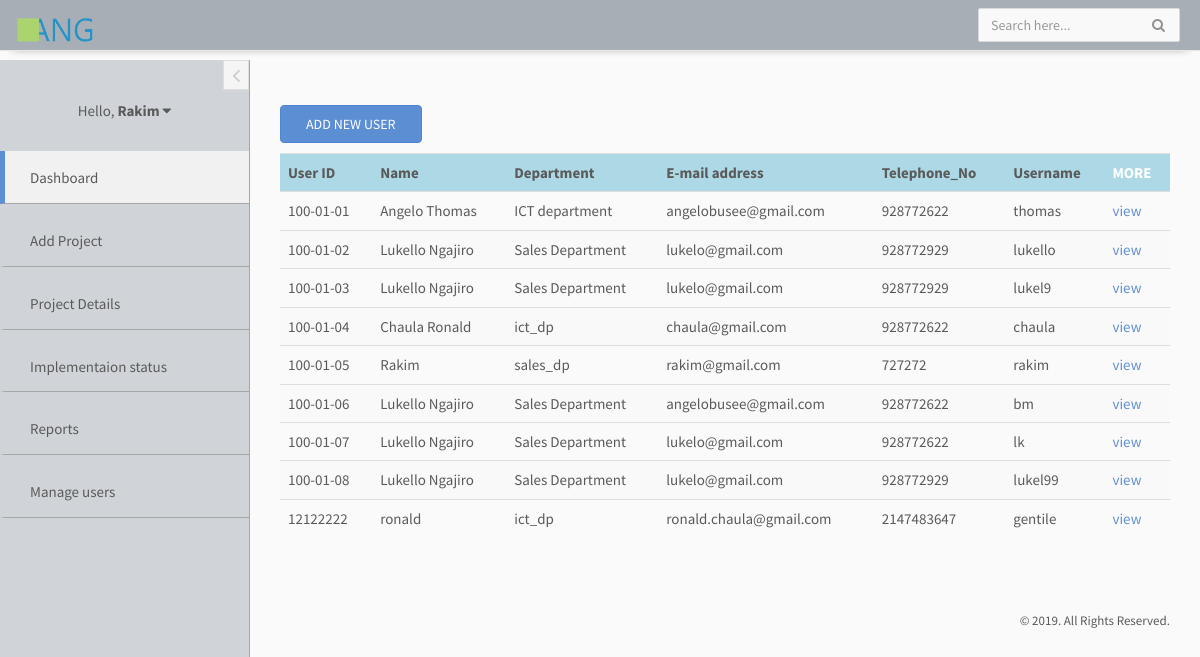
Page /manageusers.php (signed in) on the committed database.
### tables this page shows
CREATE TABLE `users` (
  `user_id` varchar(17) NOT NULL,
  `name` varchar(255) NOT NULL,
  `department` varchar(255) NOT NULL,
  `role` varchar(255) NOT NULL,
  `email_address` varchar(255) NOT NULL,
  `gender` varchar(255) NOT NULL,
  `telephone_no` int(20) NOT NULL,
  `username` varchar(255) NOT NULL,
  `password` varchar(12) DEFAULT NULL,
  `userimg` varchar(200) NOT NULL
);

### manageusers.php (the view, shortened to what this page needs)
<!doctype html>
<html lang="en">
<head>
	<link rel="stylesheet" href="tools/bootstrap/css/bootstrap.min.css">
	<link rel="stylesheet" href="tools/font-awesome/css/font-awesome.min.css">
	<link rel="stylesheet" href="tools/linearicons/style.css">
	<link rel="stylesheet" href="tools/css/main.css">
</head>
<body>
	<div id="wrapper">
		<nav class="navbar navbar-default navbar-fixed-top"
		style="background-color:rgba(44,62,80,0.4);-webkit-box-shadow: 0 10px 10px -13px #808080; ">
			<div class="container-fluid">
				<div class="navbar-brand">
					<a href="index.php"><img src="images/angtl1.png" style="width: 80px;height: 24px"></a>
				</div>
				<div class="navbar-right">
					<form id="navbar-search" class="navbar-form search-form">
						<input value="" class="form-control" placeholder="Search here..." type="text">
						<button type="button" class="btn btn-default"><i class="fa fa-search"></i></button>
					</form>
				</div>
			</div>
		</nav>
		<div id="left-sidebar" class="sidebar" style="border-right: 1px solid #a6a6a6;background-color: rgba(44,62,80,0.2)">
			<button type="button" class="btn btn-xs btn-link btn-toggle-fullwidth">
				<i class="fa fa-angle-left"></i>
			</button>
			<div class="sidebar-scroll">
				<div class="user-account">
					<div class="dropdown">
						<a href="#" class="dropdown-toggle user-name" data-toggle="dropdown">Hello,
						 <?php
						 include("connection.php");
						 $user_id=$_SESSION['user_id'];
						 $uselect = "SELECT * FROM users WHERE username='$user_id'";
				         $result = mysqli_query($connection,$uselect);
				         $fetchdata=mysqli_fetch_array($result);
				         $Name=$fetchdata['name'];
				         echo "<strong>$Name</strong>";
				  		?> <i class="fa fa-caret-down"></i></a>
					</div>
				</div>
				<nav id="left-sidebar-nav" class="sidebar-nav" >
					<ul id="main-menu" class="metismenu">
						<li class="active"><a href="index.php" style="border-bottom: 1px solid #a6a6a6;"><i class="lnr lnr-home"></i> <span>Dashboard</span></a></li>
						<li class="">
							<a href="addprojects.php" style="border-bottom: 1px solid #a6a6a6;"><i class="lnr lnr-magic-wand"></i><span>Add Project</span></a>
						</li>
						<li class="">
							<a href="projdetails.php" style="border-bottom: 1px solid #a6a6a6;"><i class="lnr lnr-file-empty"></i> <span>Project Details</span></a>
						</li>
						<li class="">
							<a href="implstatus.php" style="border-bottom: 1px solid #a6a6a6;"><i class="lnr lnr-pencil"></i> <span>Implementaion status</span></a>
						</li>
						<li class="">
							<a href="report.php" style="border-bottom: 1px solid #a6a6a6;"><i class="lnr lnr-chart-bars"></i> <span>Reports</span></a>
						</li>
						<li class="">
							<a href="manageusers.php" style="border-bottom: 1px solid #a6a6a6;"><i class="lnr lnr-user"></i> <span>Manage users</span></a>
						</li>
					</ul>
				</nav>
			</div>
		</div>
		<div id="main-content">
			<div class="container-fluid">
			<div class="panel-body">
				<a  class='btn btn-primary' data-toggle='modal' data-target='#addNewuser'>ADD NEW USER</a>
			          <table class="table table-striped table-hover">
			            <tr style="background:#ADD8E6">
			              <th>User ID</th>
			              <th>Name</th>
			              <th>Department</th>
			              <th>E-mail address</th>
			              <th>Telephone_No</th>
			              <th>Username</th>
			              <th style="color: white">MORE</th>
			            </tr>
							<?php
							include('connection.php');
							$sql="select * from users";
			                 $result=mysqli_query($connection,$sql);
			                  while($rows=mysqli_fetch_array($result))
			                {
			                  $user_id=$rows['user_id'];
			                  $name=$rows['name'];
			                  $department=$rows['department'];
			                  $email_address=$rows['email_address'];
			                  $telephone=$rows['telephone_no'];
			                  $username=$rows['username'];
			                  echo("<tr>");
			                  echo("<td>$user_id</td>");
			                  echo("<td>$name</td>");
			                  echo("<td>$department</td>");
			                  echo("<td>$email_address</td>");
			                  echo("<td>$telephone</td>");
			                  echo("<td>$username</td>");
			                  echo("<td><a href=''>view</a></td>");
			                  echo("</tr>");
							}?>
						</table>
				</div>
			</div>
		</div>
		<div class="clearfix"></div>
		<footer>
			<p class="copyright">&copy; 2019. All Rights Reserved.</p>
		</footer>
	</div>
</body>
</html>

### tools/css/main.css (style rules this page uses)
body { background-color: #fafafa; font-family: "Source Sans Pro", sans-serif; font-size: 15px; color: #5A5A5A; }
a { color: #6290d0; }
footer { padding: 0 30px; padding-bottom: 15px; position: absolute; right: 0; }
.copyright { margin-bottom: 0; font-size: 13px; }
#left-sidebar { -webkit-transition: all 0.3s ease-in-out; -moz-transition: all 0.3s ease-in-out; -ms-transition: all 0.3s ease-in-out; -o-transition: all 0.3s ease-in-out; transition: all 0.3s ease-in-out; width: 250px; height: 100%; float: left; margin-top: 60px; position: fixed; left: 0; border-right: 1px solid #a6a6a6; background-color: #a6a6a6; z-index: 9; }
#main-content { -webkit-transition: all 0.3s ease-in-out; -moz-transition: all 0.3s ease-in-out; -ms-transition: all 0.3s ease-in-out; -o-transition: all 0.3s ease-in-out; transition: all 0.3s ease-in-out; width: calc(100% - 250px); float: right; position: relative; padding-top: 90px; padding-bottom: 40px; }
.navbar-default { -webkit-border-radius: 0; -moz-border-radius: 0; border-radius: 0; padding: 0; margin: 0; border: none; border-bottom: 1px solid #e8e8e8; z-index: 99; }
.navbar-brand { padding: 18px 15px; }
@media screen and (min-width: 769px) { .navbar > .container .navbar-brand, .navbar > .container-fluid .navbar-brand { margin-left: -15px; } }
#navbar-search { float: left; margin-left: 20px; margin-right: 20px; }
.user-account { margin: 40px auto 30px auto; text-align: center; }
.user-account .user-name { display: block; margin-top: 12px; color: inherit; }
.sidebar-nav ul { padding: 0; margin: 0; list-style: none; }
.sidebar-nav .metismenu { display: -webkit-box; display: -ms-flexbox; display: flex; -webkit-box-orient: vertical; -webkit-box-direction: normal; -ms-flex-direction: column; flex-direction: column; }
.sidebar-nav .metismenu > li { padding-bottom: 10px; }
.sidebar-nav .metismenu > li a { border-left: 5px solid transparent; }
.sidebar-nav .metismenu > li.active > a { border-left-color: #5c8ed4; background-color: #f1f1f1; }
.sidebar-nav .metismenu > li { -webkit-box-flex: 1; -ms-flex: 1 1 0%; flex: 1 1 0%; display: -webkit-box; display: -ms-flexbox; display: flex; -webkit-box-orient: vertical; -webkit-box-direction: normal; -ms-flex-direction: column; flex-direction: column; position: relative; }
.sidebar-nav .metismenu a { -webkit-transition: all 0.3s ease-out; -moz-transition: all 0.3s ease-out; -ms-transition: all 0.3s ease-out; -o-transition: all 0.3s ease-out; transition: all 0.3s ease-out; position: relative; display: block; padding: 13px 15px; outline-width: 0; color: #5A5A5A; }
.btn-toggle-fullwidth { -webkit-border-radius: 0; -moz-border-radius: 0; border-radius: 0; position: absolute; right: 0; padding: 5px 10px; background: #f5f5f5; color: #cacaca; border: 1px solid #dedede; z-index: 99; }
.btn-toggle-fullwidth i { margin: 0; font-size: 22px; vertical-align: middle; }
.search-form { position: relative; padding: 0; }
.search-form .btn { -moz-box-shadow: none; -webkit-box-shadow: none; box-shadow: none; position: absolute; top: 7px; right: 10px; padding: 0; border: none; color: #929292; background-color: transparent; }
.form-control { -moz-box-shadow: none; -webkit-box-shadow: none; box-shadow: none; -webkit-border-radius: 2px; -moz-border-radius: 2px; border-radius: 2px; background-color: #f9f9f9; border-color: #dadada; color: #777; }
.btn { padding: 8px 25px; }
.btn i:first-child { margin-right: 5px; }
.btn-xs { padding: 3px 8px; }
.btn-primary { background-color: #5c8ed4; border-color: #5086d1; }
.btn-default { color: #5A5A5A; }

### rows in the picture
users: name "Rakim", user_id "100-01-05", department "sales_dp", email_address "rakim@gmail.com", telephone_no "727272", username "rakim"
users: user_id "100-01-01", name "Angelo Thomas", department "ICT department", email_address "angelobusee@gmail.com", telephone_no "928772622", username "thomas"
users: user_id "100-01-02", name "Lukello Ngajiro", department "Sales Department", email_address "lukelo@gmail.com", telephone_no "928772929", username "lukello"
users: user_id "100-01-03", name "Lukello Ngajiro", department "Sales Department", email_address "lukelo@gmail.com", telephone_no "928772929", username "lukel9"
users: user_id "100-01-04", name "Chaula Ronald", department "ict_dp", email_address "chaula@gmail.com", telephone_no "928772622", username "chaula"
users: user_id "100-01-06", name "Lukello Ngajiro", department "Sales Department", email_address "angelobusee@gmail.com", telephone_no "928772622", username "bm"
users: user_id "100-01-07", name "Lukello Ngajiro", department "Sales Department", email_address "lukelo@gmail.com", telephone_no "928772622", username "lk"
users: user_id "100-01-08", name "Lukello Ngajiro", department "Sales Department", email_address "lukelo@gmail.com", telephone_no "928772929", username "lukel99"
users: user_id "12122222", name "ronald", department "ict_dp", email_address "ronald.chaula@gmail.com", telephone_no "2147483647", username "gentile"
